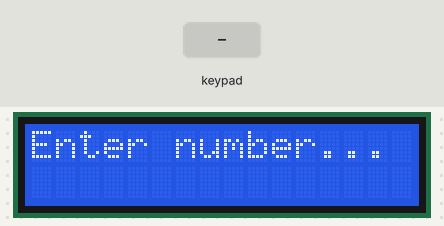
The sketch below on a simulated Arduino Uno, built with avr-gcc and run on an emulated ATmega328P. Shown: 16×2 character LCD. The test bench sets the inputs (shaded band).

Above: at 2.7 s.
2.8 s: keypad keys 8 9 1 0 1 1 * pressed 0.4 s apart
At 5.9 s:
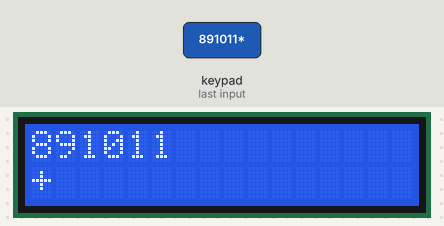
7.1 s: keypad keys 8 9 1 0 1 1 # pressed 0.4 s apart
At 10.1 s:
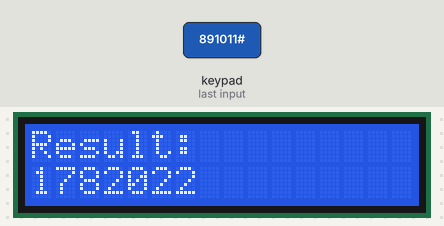
12.9 s: key '1' pressed
At 13.9 s:
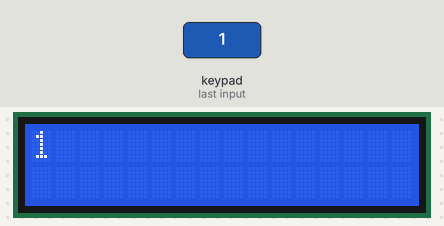
14.4 s: key '2' pressed
At 15.0 s:
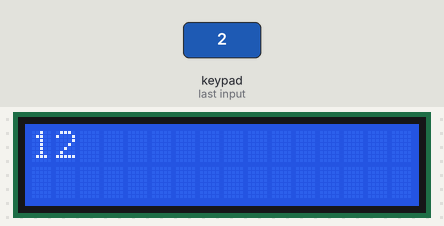
Timing chart, 0 to 16.9 s (numbered marks = the images above; inputs shaded):
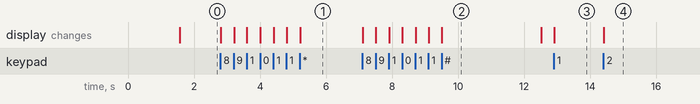

Measured:
- after the input at 2.8 s, the display: first changes at once (image 1 shows a later state)
- after the input at 7.1 s, the display: first changes at once (image 2 shows a later state)
- after the input at 12.9 s, the display: changes at once (image 3)
- after the input at 14.4 s, the display: changes at once (image 4)
- what the display in image 2 shows lasts 3.0 s, from 9.5 s to 12.5 s

The sketch:

Arduino_Calculator.ino
```cpp
#include <Keypad.h>
#include <LiquidCrystal.h>

// LCD pins: RS, EN, D4, D5, D6, D7
LiquidCrystal lcd(7, 6, 5, 4, 3, 2);

// Keypad setup
const byte ROWS = 4;
const byte COLS = 3;

char keys[ROWS][COLS] = {
  {'1','2','3'},
  {'4','5','6'},
  {'7','8','9'},
  {'*','0','#'}
};

byte rowPins[ROWS] = {8, 9, 10, 11};
byte colPins[COLS] = {12, 13, A0};

Keypad keypad = Keypad(makeKeymap(keys), rowPins, colPins, ROWS, COLS);

// Variables for calculator
String num1 = "";
String num2 = "";
char op = '\0';   // operator
bool secondNumber = false;

void setup() {
  lcd.begin(16, 2);
  lcd.print("Keypad Calculator");
  delay(1500);
  lcd.clear();
  lcd.print("Enter number...");
}

void loop() {
  char key = keypad.getKey();

  if (key) {
    if (key >= '0' && key <= '9') { // number keys
      if (!secondNumber) {
        num1 += key;
        lcd.clear();
        lcd.print(num1);
      } else {
        num2 += key;
        lcd.clear();
        lcd.print(num1);
        lcd.setCursor(0, 1);
        lcd.print(op);
        lcd.print(num2);
      }
    }
    else if (key == '*') {  // choose operator
      if (num1 != "") {
        if (op == '\0') op = '+';  // first operator = +
        else if (op == '+') op = '-';
        else if (op == '-') op = '*';
        else if (op == '*') op = '/';
        else if (op == '/') op = '+';

        secondNumber = true;
        lcd.clear();
        lcd.print(num1);
        lcd.setCursor(0, 1);
        lcd.print(op);
      }
    }
    else if (key == '#') { // calculate (=)
      if (num1 != "" && num2 != "" && op != '\0') {
        long n1 = num1.toInt();
        long n2 = num2.toInt();
        long result = 0;

        if (op == '+') result = n1 + n2;
        else if (op == '-') result = n1 - n2;
        else if (op == '*') result = n1 * n2;
        else if (op == '/' && n2 != 0) result = n1 / n2;

        lcd.clear();
        lcd.print("Result:");
        lcd.setCursor(0, 1);
        lcd.print(result);

        // reset for next calc
        num1 = "";
        num2 = "";
        op = '\0';
        secondNumber = false;
        delay(3000);
        lcd.clear();
        lcd.print("Enter number...");
      }
    }
  }
}
```
